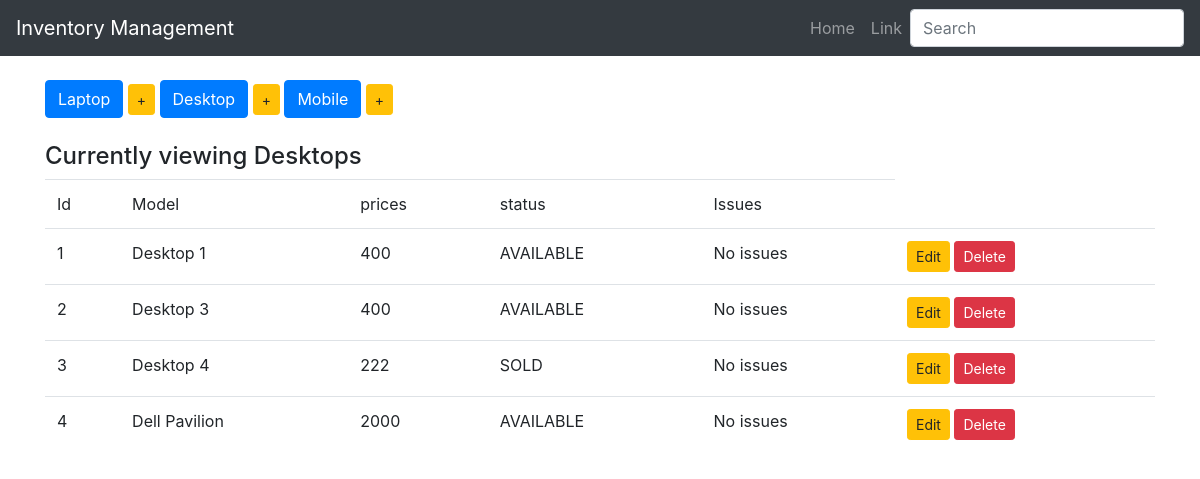
The app's page /display_Desktop with its own data.
### inventory/models.py (models this page shows, shortened)
class Device(models.Model):
    Type=models.CharField(max_length=100, blank=False)
    price=models.IntegerField()
    choices=(
        ('AVAILABLE','Item ready to be purchased'),
        ('SOLD','Item sold'),
        ('RESTOCKING','Item restocking in few days')
    )
    status=models.CharField(max_length=20, choices=choices, default="Sold")
    issues=models.CharField(max_length=100, default="No issues")
    class Meta:
       abstract = True

class Desktop(Device):
    pass

### inventory/views.py (the view)
# urls.py: url(r'^display_Desktop$',display_Desktop,name='display_Desktop'),
def display_Desktop(request):
    items=Desktop.objects.all()
    context={
    'items' : items,
    'header':'Desktops'
    }
    return render(request,'index.html',context)

### inventory/templates/index.html
{% extends 'base.html' %}
{% block body %}
<br>
<div class="  button-group">
     <a href="{% url 'display_Laptop' %}" class="btn btn-primary btn-md" role="button">Laptop</a>
     <a href="{% url 'add_laptop' %}" class="btn btn-warning btn-sm" role="button">+</a>
     <a href="{% url 'display_Desktop' %}" class="btn btn-primary btn-md" role="button">Desktop</a>
     <a href="{% url 'add_desktop' %}" class="btn btn-warning btn-sm" role="button">+</a>
     <a href="{% url 'display_Mobile' %}" class="btn btn-primary btn-md" role="button">Mobile</a>
     <a href="{% url 'add_mobile' %}" class="btn btn-warning btn-sm" role="button"> + </a>
</div>
<br>
<h4>Currently viewing {{header}}</h4>
<table class="table table-hover">
     <thead>
          <tr>
               <td>Id</td>
               <td>Model</td>
               <td>prices</td>
               <td>status</td>
               <td>Issues</td>
          </tr>
     </thead>
     <tbody>
          {% for item in items %}
          <tr>
               <td>{{item.pk}}</td>
               <td>{{item.Type}}</td>
               <td>{{item.price}}</td>
               <td>{{item.status}}</td>
               <td>{{item.issues}}</td>
               {% if header|lower == "Laptop" %}
               <td>
                    <a href="{% url 'edit_laptop' item.pk %}" class="btn btn-warning btn-sm" role="button">Edit</a>
                    <a href="{% url 'delete_laptop' item.pk %}" class="btn btn-danger btn-sm" role="button">Delete</a>
               </td>
               {% elif header|lower == "Desktop" %}
               <td>
                    <a href="{% url 'edit_desktop' item.pk %}" class="btn btn-warning btn-sm" role="button">Edit</a>
                    <a href="{% url 'delete_desktop' item.pk %}" class="btn btn-danger btn-sm" role="button">Delete</a>
               </td>
               {% else %}
               <td>
                    <a href="{% url 'edit_mobile' item.pk %}" class="btn btn-warning btn-sm" role="button">Edit</a>
                    <a href="{% url 'delete_mobile' item.pk %}" class="btn btn-danger btn-sm" role="button">Delete</a>
               </td>
               {% endif %}
          </tr>
          {% endfor%}
     </tbody>
</table>
{% endblock %}

### records on screen
Desktop: pk "1", Type "Desktop 1", price "400", status "AVAILABLE", issues "No issues"
Desktop: pk "2", Type "Desktop 3", price "400", status "AVAILABLE", issues "No issues"
Desktop: pk "3", Type "Desktop 4", price "222", status "SOLD", issues "No issues"
Desktop: pk "4", Type "Dell Pavilion", price "2000", status "AVAILABLE", issues "No issues"

### other values on screen
{{ header }} "Desktops"
